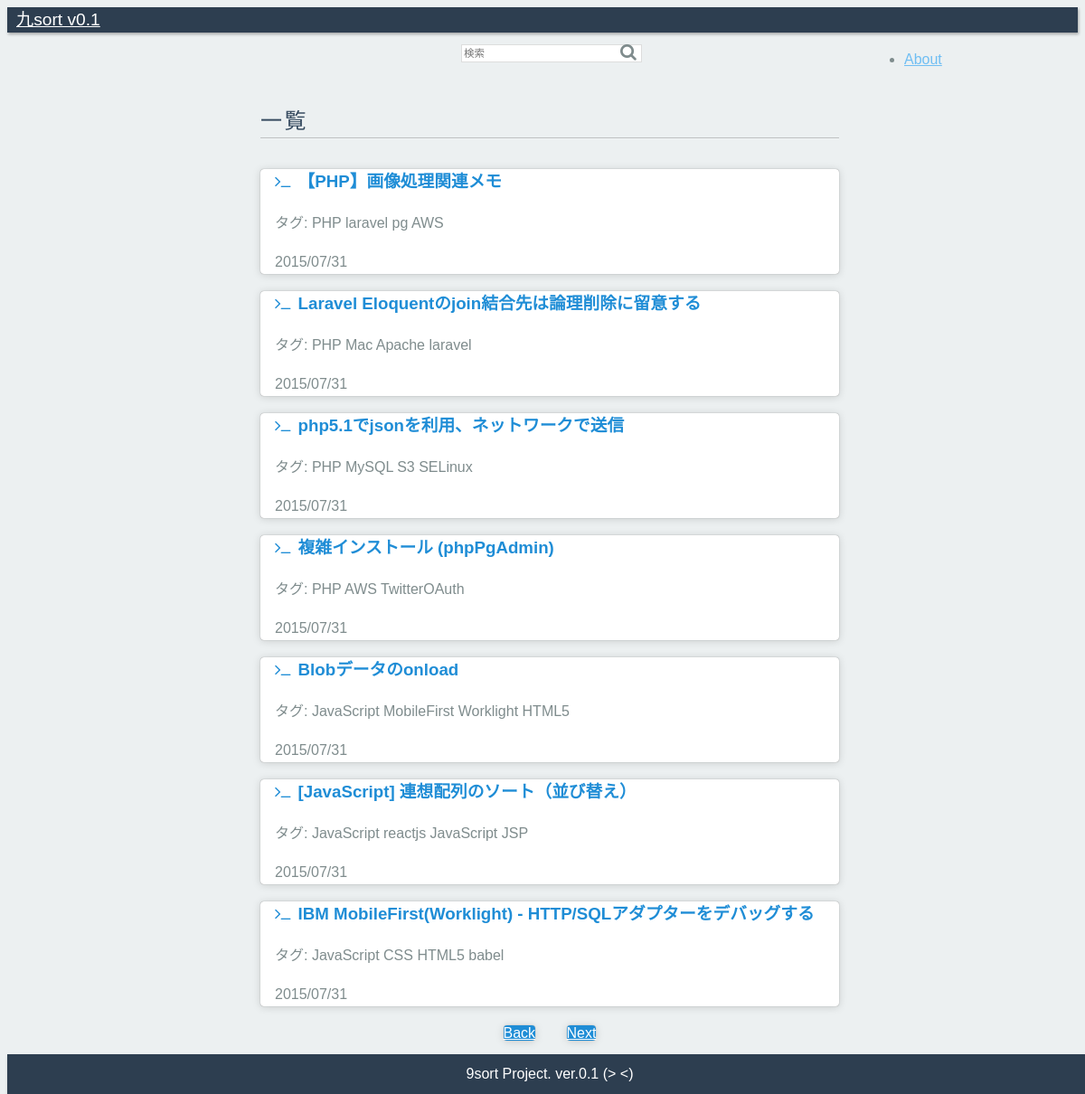
The page / on the database its author committed.
### tables this page shows
CREATE TABLE qiita_js(id integer primary key, title text, url text unique not null, date text, tag1 text, tag2 text, tag3 text, tag4 text, stocks integer, score integer);

### index.php (the view, shortened to what this page needs)
<?php
$SqLite3Path = "./crawl/9sort.sqlite3";
$offset = 0;
$page   = 1;
$key    = "";
$query  = "select * from qiita_js  union
           select * from hatena_js union
           select * from qiita_php union
           select * from hatena_php
           order by date desc limit 7 offset ";
$nineSortDB = new SQLite3($SqLite3Path);
$backLink = "<a class='pure-button' href='./index.php?p=".($page-1)."'>Back</a>";
$nextLink = "<a class='pure-button nextbtn' href='./index.php?p=".($page+1)."'>Next</a>";
$queryResults = $nineSortDB->query($query.$offset.";");
?>
<!doctype html>
<html lang="ja">
  <head>
    <link rel="stylesheet" href="//yui.yahooapis.com/pure/0.6.0/pure-min.css">
    <link rel="stylesheet" href="//maxcdn.bootstrapcdn.com/font-awesome/4.3.0/css/font-awesome.min.css">
    <link rel="stylesheet" href="./css/common.css">
  </head>
  <body>
    <div class="header">
      <div class="home-menu pure-menu pure-menu-horizontal pure-menu-scrollable pure-menu-fixed">
        <a class="pure-menu-heading" href="./index.php">九sort v0.1</a>
        <form class="pure-menu-heading pure-form" method="get" action="index.php">
          <search class="search">
            <input type="text" class="pure-input-rounded" placeholder="検索" name="q" value="<?php echo $key; ?>">
            <button type="submit" class="search-btn fa fa-search"></button>
          </search>
        </form>
        <ul class="pure-menu-list">
          <li class="pure-menu-item"><a href="" class="pure-menu-link">About</a></li>
          <li class="pure-menu-item"><a href="" class="pure-menu-link">Log In</a></li>
        </ul>
      </div>
    </div>
    <div class="content-wrapper">
      <div class="content">
        <h2 class="content-head">一覧</h2>
        <div class="pure-g">
          <?php
          $article = $queryResults->fetchArray(SQLITE3_ASSOC);
          while($article):
            $article['title'] = htmlspecialchars($article['title'], ENT_QUOTES|ENT_HTML5);
            $tags = htmlspecialchars("タグ: {$article['tag1']} {$article['tag2']} {$article['tag3']} {$article['tag4']}");
            $tags = str_replace(' 0', '', $tags);
          ?>
          <div class="article">
            <div class="l-box pure-u-1 pure-u-md-1 pure-u-lg-1">
              <h3 class="content-subhead">
                <i class="fa fa-terminal"></i>
                <?php echo "<a href='{$article['url']}' target='_blank'>{$article['title']}</a>"; ?>
              </h3>
              <?php
              echo "<p>{$tags}</p>";
              echo "<p>{$article["date"]}</p>"
              ?>
            </div>
          </div>
          <?php
            $article = $queryResults->fetchArray(SQLITE3_ASSOC);
          endwhile;
          ?>
        </div>
        <div class="linkbtn is-center">
          <?php echo $backLink; ?>
          <?php echo $nextLink; ?>
        </div>
      </div>
      <div class="footer is-center">
        9sort Project. ver.0.1 (> <)
      </div>
    </div>
  </body>
</html>

### css/common.css (style rules this page uses)
* { box-sizing: border-box; -moz-box-sizing: border-box; -webkit-box-sizing: border-box; font-family: 'Noto Sans Japanese', sans-serif; }
body { color: #7f8c8d; font-size: 16px; line-height: 1.7em; background-color: #ecf0f1; }
h2 { color: #34495e; }
h3 { max-width: 620px; white-space: nowrap; overflow: hidden; text-overflow: ellipsis; }
.l-box { padding-left: 1em; padding-right: 1em; }
.is-center { text-align: center; }
.header .pure-form input[type] { color: #34495e; width: 200px; height: 20px; border: 1px solid #ddd; font-size: 60%; box-shadow: none; margin-bottom: 0em; }
.pure-menu-heading.pure-form { position: absolute; left: 50%; margin-left: -100px; top: auto; }
.search-btn { border-style: none; background-color: rgba(0,0,0,0); position: absolute; top: 11px; left: 180px; color: #7f8c8d }
.pure-button { background-color: #1f8dd6; margin: 15px; color: white; border-top-left-radius: 4px; border-top-right-radius: 4px; border-bottom-right-radius: 4px; border-bottom-left-radius: 4px; box-shadow: rgba(0, 0, 0, 0.498039) 0px 0px 1px 0px, rgba(0, 0, 0, 0.14902) 0px 1px 10px 0px; }
.home-menu { box-shadow: 1px 2px 3px rgba(0,0,0, 0.3); background: #2d3e50; }
.pure-menu-horizontal.pure-menu-scrollable { padding: 0px; }
.pure-menu.pure-menu-fixed { border-bottom: none; z-index: 4; }
.home-menu .pure-menu-heading { color: white; padding: 7px 10px; font-size: 120%; font-weight: 400; }
.home-menu a { color: #6FBEF3; }
.pure-menu-list { position: absolute; left: 80%; }
.content-wrapper { width: 100%; z-index: 2; position: absolute; background: white; margin-top: 40px; background-color: #ecf0f1; }
.content-head { padding-bottom: 5px; margin-top: 1.4em; margin-bottom: 1.4em; font-weight: 400; text-transform: uppercase; letter-spacing: 0.1em; border-bottom: 1px solid rgba(0, 0, 0, 0.2); box-shadow: rgba(255, 255, 255, 0.3) 0 1px 0; }
.content { max-width: 660px; margin-left: auto; margin-right: auto; padding: 10px; }
.content-subhead { color: #1f8dd6; }
.content-subhead a { color: #1f8dd6; text-decoration: none; }
.content-subhead i { margin-right: 3px; }
.article { background-color: #fff; width: 640px; height: auto; position: relative; margin-bottom: 12px; border-top-left-radius: 4px; border-top-right-radius: 4px; border-bottom-right-radius: 4px; border-bottom-left-radius: 4px; box-shadow: rgba(0, 0, 0, 0.498039) 0px 0px 1px 0px, rgba(0, 0, 0, 0.14902) 0px 1px 10px 0px; }
.footer { color: white; padding: 0.5em; text-align: center; box-shadow: 1px 2px 3px rgba(0,0,0, 0.3); background: #2d3e50; }

### rows shown on the page
qiita_js: title "【PHP】画像処理関連メモ", tags "タグ: PHP laravel pg AWS", date "2015/07/31"
qiita_js: title "Laravel Eloquentのjoin結合先は論理削除に留意する", tags "タグ: PHP Mac Apache laravel", date "2015/07/31"
qiita_js: title "php5.1でjsonを利用、ネットワークで送信", tags "タグ: PHP MySQL S3 SELinux", date "2015/07/31"
qiita_js: title "複雑インストール (phpPgAdmin)", tags "タグ: PHP AWS TwitterOAuth", date "2015/07/31"
qiita_js: title "Blobデータのonload", tags "タグ: JavaScript MobileFirst Worklight HTML5", date "2015/07/31"
qiita_js: title "[JavaScript] 連想配列のソート（並び替え）", tags "タグ: JavaScript reactjs JavaScript JSP", date "2015/07/31"
qiita_js: title "IBM MobileFirst(Worklight) - HTTP/SQLアダプターをデバッグする", tags "タグ: JavaScript CSS HTML5 babel", date "2015/07/31"
